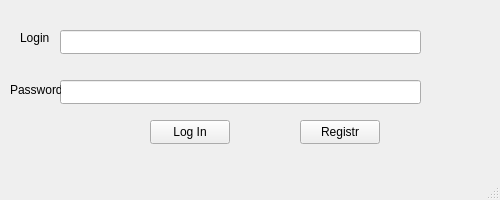
<?xml version="1.0" encoding="UTF-8"?>
<ui version="4.0">
 <class>MainWindow</class>
 <widget class="QMainWindow" name="MainWindow">
  <property name="geometry">
   <rect>
    <x>0</x>
    <y>0</y>
    <width>500</width>
    <height>200</height>
   </rect>
  </property>
  <property name="sizePolicy">
   <sizepolicy hsizetype="Preferred" vsizetype="Preferred">
    <horstretch>30</horstretch>
    <verstretch>30</verstretch>
   </sizepolicy>
  </property>
  <property name="minimumSize">
   <size>
    <width>500</width>
    <height>200</height>
   </size>
  </property>
  <property name="maximumSize">
   <size>
    <width>500</width>
    <height>200</height>
   </size>
  </property>
  <property name="windowTitle">
   <string>MainWindow</string>
  </property>
  <widget class="QWidget" name="centralwidget">
   <widget class="QLineEdit" name="lineEdit">
    <property name="geometry">
     <rect>
      <x>60</x>
      <y>30</y>
      <width>361</width>
      <height>24</height>
     </rect>
    </property>
   </widget>
   <widget class="QLineEdit" name="lineEdit_2">
    <property name="geometry">
     <rect>
      <x>60</x>
      <y>80</y>
      <width>361</width>
      <height>24</height>
     </rect>
    </property>
   </widget>
   <widget class="QLabel" name="label">
    <property name="geometry">
     <rect>
      <x>20</x>
      <y>30</y>
      <width>49</width>
      <height>16</height>
     </rect>
    </property>
    <property name="text">
     <string>Login</string>
    </property>
   </widget>
   <widget class="QLabel" name="label_2">
    <property name="geometry">
     <rect>
      <x>10</x>
      <y>80</y>
      <width>51</width>
      <height>20</height>
     </rect>
    </property>
    <property name="text">
     <string>Password</string>
    </property>
   </widget>
   <widget class="QPushButton" name="LogButton">
    <property name="geometry">
     <rect>
      <x>150</x>
      <y>120</y>
      <width>80</width>
      <height>24</height>
     </rect>
    </property>
    <property name="text">
     <string>Log In</string>
    </property>
   </widget>
   <widget class="QPushButton" name="RegButton">
    <property name="geometry">
     <rect>
      <x>300</x>
      <y>120</y>
      <width>80</width>
      <height>24</height>
     </rect>
    </property>
    <property name="text">
     <string>Registr</string>
    </property>
   </widget>
  </widget>
  <widget class="QMenuBar" name="menubar">
   <property name="geometry">
    <rect>
     <x>0</x>
     <y>0</y>
     <width>500</width>
     <height>21</height>
    </rect>
   </property>
  </widget>
  <widget class="QStatusBar" name="statusbar"/>
 </widget>
 <resources/>
 <connections/>
</ui>
